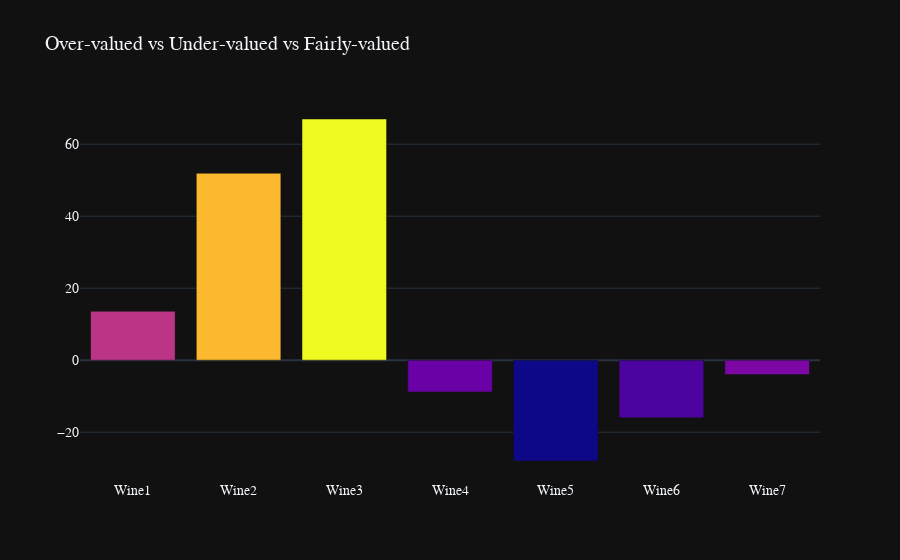

Notebook code for this chart:
### Markdown cell above
### Which wines were the most over-valued, under-valued, and fairly-valued?

### Code cell
fig = go.Figure(data=[go.Bar(
    x=list(pred_results.iloc[:, 0:7].columns),
    y=list(pred_results.iloc[:, 0:7].apply(lambda x: x.sum(), axis=0).values),
    marker={'color': list(pred_results.iloc[:, 0:7].apply(lambda x: x.sum(), axis=0).values), 
            'colorscale': 'Plasma'})])

fig.update_layout(title_text='Over-valued vs Under-valued vs Fairly-valued',
                 font = dict(family = "Arial", size=14),)

fig = go.FigureWidget(fig)
fig.layout.template = 'plotly_dark'
fig.show()

### Figure 1 — Plotly figure (JSON) as saved in the notebook; plotly's stock layout.template omitted (floating-point values rounded to 4 significant figures)
{"data": [{"marker": {"color": [13.6, 51.94, 67, -8.8, -28, -16, -4], "colorscale": [[0, "#0d0887"], [0.1111, "#46039f"], [0.2222, "#7201a8"], [0.3333, "#9c179e"], [0.4444, "#bd3786"], [0.5556, "#d8576b"], [0.6667, "#ed7953"], [0.7778, "#fb9f3a"], [0.8889, "#fdca26"], [1, "#f0f921"]]}, "type": "bar", "uid": "5321ad5b-c11d-4ff2-af92-7fa9391be7a4", "x": ["Wine1", "Wine2", "Wine3", "Wine4", "Wine5", "Wine6", "Wine7"], "y": [13.6, 51.94, 67, -8.8, -28, -16, -4]}], "layout": {"font": {"family": "Arial", "size": 14}, "title": {"text": "Over-valued vs Under-valued vs Fairly-valued"}}}
